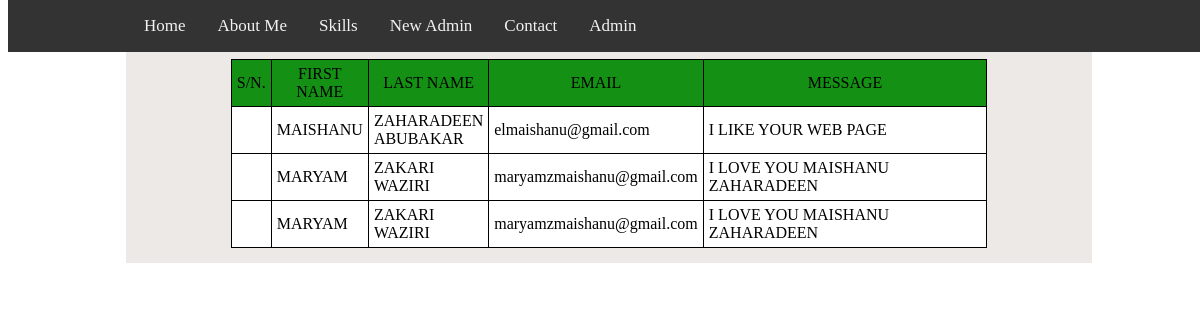
Page /view_m.php on the committed database.
### tables this page shows
CREATE TABLE IF NOT EXISTS `message` (
`s/n` int(225) NOT NULL,
  `fname` varchar(225) NOT NULL,
  `lname` varchar(225) NOT NULL,
  `email` varchar(225) NOT NULL,
  `area` varchar(225) NOT NULL
);

### view_m.php (the view, shortened to what this page needs)
<html>
	<head>
</head>
<body bgcolor="#ffffff">
		<div class="navbar">
  <a href="index.php">Home</a>
  <a href="#about_me">About Me</a>
  <a href="#skills">Skills</a>
  <a href="n_admin.php">New Admin</a>
  <a href="#contact">Contact</a>
  <a href="a_admin.php">Admin</a>
</div>
<div class="table">
	<br><br>
<?php
		$result=mysql_query("SELECT * FROM message");
		echo "<table width=\"80%\" align=center border=1 bgcolor=\"ffffff\">";
		echo "<tr><td width=\"1%\" align=center bgcolor=\"149014\">S/N.</td>
			 <td width=\"10%\" align=center bgcolor=\"149014\">FIRST NAME</td>
			 <td width=\"10%\" align=center bgcolor=\"149014\">LAST NAME</td>
			 <td width=\"10%\" align=center bgcolor=\"149014\">EMAIL</td>
			 <td width=\"50%\" align=center bgcolor=\"149014\">MESSAGE</td>";
					while($row=mysql_fetch_array($result))
					{
							$sn=$row['sn'];
						$fname=$row['fname'];
						$lname=$row['lname'];
					    $email=$row['email'];
						$area=$row['area'];
						echo "<tr><td align=center>
						<a href=\"view_m.php?sns=$sn&fnames=$fname&lnames=$lname&emails=$email&areas=$area\">$sn</a>
						<td>$fname</td><td>$lname</td><td>$email</td><td>$area</td>";
					}
					echo "</table>";
?>
</div>

### view_m.php (style rules this page uses)
body { background-image: url("backgrounds/bg_diag_wood.jpg"); background-repeat: no-repeat; background-position: right top; margin-right: 10px; background-attachment: fixed; background-size: 100%, 100%; }
.navbar { overflow: hidden; background-color: #333; }
.navbar a { float: left; color: #f2f2f2; text-align: center; padding: 14px 16px; text-decoration: none; font-size: 17px; }
.navbar { padding-left: 10%; padding-top: 2px; padding-bottom: 2px; position: fixed; top: 0; width: 100%; }
table, th, td { border: 1px solid black; border-collapse: collapse; }
th, td { padding: 5px; }
.table { width: 80%; height: auto; background-color: rgb(237, 233, 230); margin: 0 10%; padding: 15px 10px; }

### rows in the picture
message: fname "MAISHANU", lname "ZAHARADEEN ABUBAKAR", email "elmaishanu@gmail.com", area "I LIKE YOUR WEB PAGE"
message: fname "MARYAM", lname "ZAKARI WAZIRI", email "maryamzmaishanu@gmail.com", area "I LOVE YOU MAISHANU ZAHARADEEN"
message: fname "MARYAM", lname "ZAKARI WAZIRI", email "maryamzmaishanu@gmail.com", area "I LOVE YOU MAISHANU ZAHARADEEN"
